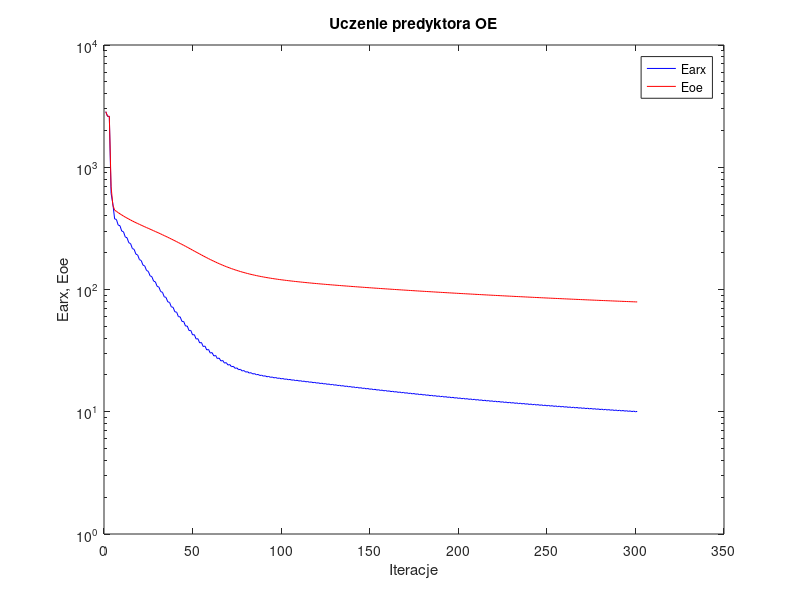
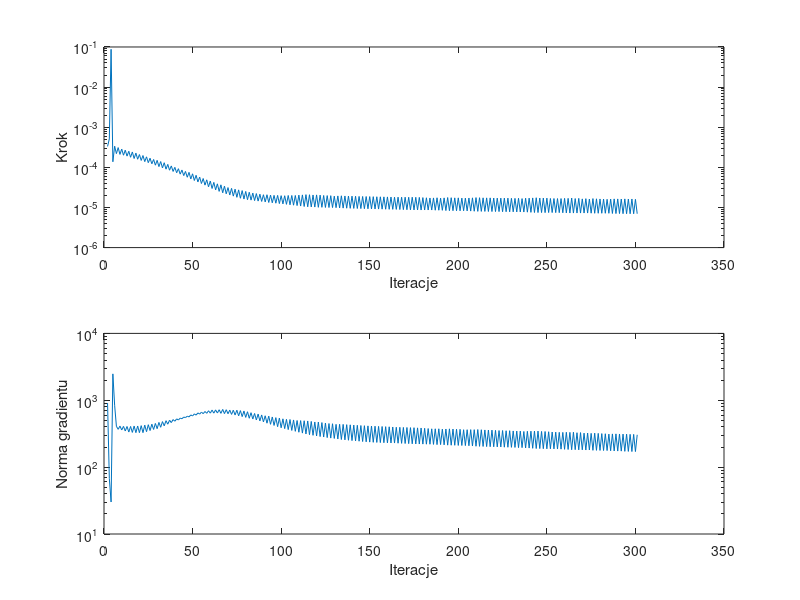

Here is the MATLAB script that generated these plots, in order:
%uczenie predyktora oe
clear all;
n=0; farx(n+1)=2.846415e+003; foe(n+1)=2.851709e+003; wspucz(n+1)=0.000000e+000; ng(n+1)=0.000000e+000;
n=1; farx(n+1)=2.606309e+003; foe(n+1)=2.611247e+003; krok(n+1)=3.325065e-004; ng(n+1)=9.087046e+002;
n=2; farx(n+1)=2.609034e+003; foe(n+1)=2.610491e+003; krok(n+1)=5.104038e-004; ng(n+1)=6.799151e+001;
n=3; farx(n+1)=6.116847e+002; foe(n+1)=6.920558e+002; krok(n+1)=8.764941e-002; ng(n+1)=3.011018e+001;
n=4; farx(n+1)=5.017105e+002; foe(n+1)=4.885818e+002; krok(n+1)=1.377639e-004; ng(n+1)=2.481153e+003;
n=5; farx(n+1)=3.778043e+002; foe(n+1)=4.461557e+002; krok(n+1)=3.365951e-004; ng(n+1)=8.427219e+002;
n=6; farx(n+1)=3.743558e+002; foe(n+1)=4.356618e+002; krok(n+1)=2.197532e-004; ng(n+1)=4.080588e+002;
n=7; farx(n+1)=3.365826e+002; foe(n+1)=4.254706e+002; krok(n+1)=3.106177e-004; ng(n+1)=3.676676e+002;
n=8; farx(n+1)=3.328560e+002; foe(n+1)=4.161290e+002; krok(n+1)=2.102562e-004; ng(n+1)=4.108917e+002;
n=9; farx(n+1)=3.006287e+002; foe(n+1)=4.071715e+002; krok(n+1)=2.852289e-004; ng(n+1)=3.598365e+002;
n=10; farx(n+1)=2.966709e+002; foe(n+1)=3.989456e+002; krok(n+1)=2.007909e-004; ng(n+1)=4.067939e+002;
n=11; farx(n+1)=2.689851e+002; foe(n+1)=3.910245e+002; krok(n+1)=2.676410e-004; ng(n+1)=3.474416e+002;
n=12; farx(n+1)=2.650908e+002; foe(n+1)=3.837330e+002; krok(n+1)=1.906434e-004; ng(n+1)=4.053561e+002;
n=13; farx(n+1)=2.411717e+002; foe(n+1)=3.766883e+002; krok(n+1)=2.516773e-004; ng(n+1)=3.348250e+002;
n=14; farx(n+1)=2.374761e+002; foe(n+1)=3.701524e+002; krok(n+1)=1.784716e-004; ng(n+1)=4.059299e+002;
n=15; farx(n+1)=2.164362e+002; foe(n+1)=3.637665e+002; krok(n+1)=2.419010e-004; ng(n+1)=3.305745e+002;
n=16; farx(n+1)=2.131016e+002; foe(n+1)=3.577986e+002; krok(n+1)=1.662532e-004; ng(n+1)=4.117529e+002;
n=17; farx(n+1)=1.947664e+002; foe(n+1)=3.519450e+002; krok(n+1)=2.266194e-004; ng(n+1)=3.276715e+002;
n=18; farx(n+1)=1.916139e+002; foe(n+1)=3.464588e+002; krok(n+1)=1.592395e-004; ng(n+1)=4.123913e+002;
n=19; farx(n+1)=1.755687e+002; foe(n+1)=3.410722e+002; krok(n+1)=2.084136e-004; ng(n+1)=3.275962e+002;
n=20; farx(n+1)=1.726919e+002; foe(n+1)=3.359329e+002; krok(n+1)=1.486449e-004; ng(n+1)=4.171177e+002;
n=21; farx(n+1)=1.583894e+002; foe(n+1)=3.308315e+002; krok(n+1)=1.969720e-004; ng(n+1)=3.277651e+002;
n=22; farx(n+1)=1.558236e+002; foe(n+1)=3.259435e+002; krok(n+1)=1.389271e-004; ng(n+1)=4.248411e+002;
n=23; farx(n+1)=1.431199e+002; foe(n+1)=3.210711e+002; krok(n+1)=1.828869e-004; ng(n+1)=3.388940e+002;
n=24; farx(n+1)=1.408053e+002; foe(n+1)=3.163840e+002; krok(n+1)=1.308602e-004; ng(n+1)=4.310646e+002;
n=25; farx(n+1)=1.294771e+002; foe(n+1)=3.116922e+002; krok(n+1)=1.688183e-004; ng(n+1)=3.523941e+002;
n=26; farx(n+1)=1.274199e+002; foe(n+1)=3.071523e+002; krok(n+1)=1.228179e-004; ng(n+1)=4.386652e+002;
n=27; farx(n+1)=1.172026e+002; foe(n+1)=3.025893e+002; krok(n+1)=1.571231e-004; ng(n+1)=3.659353e+002;
n=28; farx(n+1)=1.154447e+002; foe(n+1)=2.981452e+002; krok(n+1)=1.133097e-004; ng(n+1)=4.500509e+002;
n=29; farx(n+1)=1.060792e+002; foe(n+1)=2.936467e+002; krok(n+1)=1.494724e-004; ng(n+1)=3.758413e+002;
n=30; farx(n+1)=1.046506e+002; foe(n+1)=2.892513e+002; krok(n+1)=1.043926e-004; ng(n+1)=4.662277e+002;
n=31; farx(n+1)=9.612797e+001; foe(n+1)=2.848166e+002; krok(n+1)=1.395201e-004; ng(n+1)=3.944617e+002;
n=32; farx(n+1)=9.496098e+001; foe(n+1)=2.804674e+002; krok(n+1)=9.677161e-005; ng(n+1)=4.796686e+002;
n=33; farx(n+1)=8.716583e+001; foe(n+1)=2.760818e+002; krok(n+1)=1.304191e-004; ng(n+1)=4.144247e+002;
n=34; farx(n+1)=8.625520e+001; foe(n+1)=2.717590e+002; krok(n+1)=9.012338e-005; ng(n+1)=4.949688e+002;
n=35; farx(n+1)=7.922942e+001; foe(n+1)=2.674394e+002; krok(n+1)=1.185230e-004; ng(n+1)=4.387404e+002;
n=36; farx(n+1)=7.848727e+001; foe(n+1)=2.631718e+002; krok(n+1)=8.489916e-005; ng(n+1)=5.030706e+002;
n=37; farx(n+1)=7.209520e+001; foe(n+1)=2.589110e+002; krok(n+1)=1.085565e-004; ng(n+1)=4.633367e+002;
n=38; farx(n+1)=7.153712e+001; foe(n+1)=2.546797e+002; krok(n+1)=7.907676e-005; ng(n+1)=5.146034e+002;
n=39; farx(n+1)=6.570120e+001; foe(n+1)=2.504658e+002; krok(n+1)=9.998579e-005; ng(n+1)=4.859859e+002;
n=40; farx(n+1)=6.531046e+001; foe(n+1)=2.462739e+002; krok(n+1)=7.338792e-005; ng(n+1)=5.262518e+002;
n=41; farx(n+1)=5.995898e+001; foe(n+1)=2.421095e+002; krok(n+1)=9.257470e-005; ng(n+1)=5.078015e+002;
n=42; farx(n+1)=5.973039e+001; foe(n+1)=2.379589e+002; krok(n+1)=6.775097e-005; ng(n+1)=5.402892e+002;
n=43; farx(n+1)=5.482096e+001; foe(n+1)=2.338564e+002; krok(n+1)=8.570899e-005; ng(n+1)=5.294455e+002;
n=44; farx(n+1)=5.473728e+001; foe(n+1)=2.297594e+002; krok(n+1)=6.235827e-005; ng(n+1)=5.594908e+002;
n=45; farx(n+1)=5.024711e+001; foe(n+1)=2.257362e+002; krok(n+1)=7.907676e-005; ng(n+1)=5.508346e+002;
n=46; farx(n+1)=5.027371e+001; foe(n+1)=2.217158e+002; krok(n+1)=5.665485e-005; ng(n+1)=5.777745e+002;
n=47; farx(n+1)=4.612291e+001; foe(n+1)=2.177539e+002; krok(n+1)=7.502023e-005; ng(n+1)=5.642425e+002;
n=48; farx(n+1)=4.627530e+001; foe(n+1)=2.138054e+002; krok(n+1)=5.135020e-005; ng(n+1)=6.033637e+002;
n=49; farx(n+1)=4.251146e+001; foe(n+1)=2.099580e+002; krok(n+1)=6.905895e-005; ng(n+1)=5.821698e+002;
n=50; farx(n+1)=4.273113e+001; foe(n+1)=2.061400e+002; krok(n+1)=4.702476e-005; ng(n+1)=6.259093e+002;
n=51; farx(n+1)=3.933309e+001; foe(n+1)=2.024366e+002; krok(n+1)=6.336792e-005; ng(n+1)=5.996386e+002;
n=52; farx(n+1)=3.960802e+001; foe(n+1)=1.987733e+002; krok(n+1)=4.334515e-005; ng(n+1)=6.474658e+002;
n=53; farx(n+1)=3.656841e+001; foe(n+1)=1.952616e+002; krok(n+1)=5.720244e-005; ng(n+1)=6.206037e+002;
n=54; farx(n+1)=3.686470e+001; foe(n+1)=1.917821e+002; krok(n+1)=3.953838e-005; ng(n+1)=6.641061e+002;
n=55; farx(n+1)=3.414846e+001; foe(n+1)=1.884386e+002; krok(n+1)=5.270595e-005; ng(n+1)=6.306626e+002;
n=56; farx(n+1)=3.445527e+001; foe(n+1)=1.851589e+002; krok(n+1)=3.605868e-005; ng(n+1)=6.793107e+002;
n=57; farx(n+1)=3.202707e+001; foe(n+1)=1.819993e+002; krok(n+1)=4.888219e-005; ng(n+1)=6.382258e+002;
n=58; farx(n+1)=3.234210e+001; foe(n+1)=1.789204e+002; krok(n+1)=3.273007e-005; ng(n+1)=6.971643e+002;
n=59; farx(n+1)=3.017920e+001; foe(n+1)=1.759505e+002; krok(n+1)=4.554340e-005; ng(n+1)=6.418325e+002;
n=60; farx(n+1)=3.049322e+001; foe(n+1)=1.730792e+002; krok(n+1)=2.972480e-005; ng(n+1)=7.129873e+002;
n=61; farx(n+1)=2.858857e+001; foe(n+1)=1.703020e+002; krok(n+1)=4.220457e-005; ng(n+1)=6.418619e+002;
n=62; farx(n+1)=2.888821e+001; foe(n+1)=1.676568e+002; krok(n+1)=2.745808e-005; ng(n+1)=7.181457e+002;
n=63; farx(n+1)=2.721494e+001; foe(n+1)=1.650930e+002; krok(n+1)=3.882721e-005; ng(n+1)=6.441707e+002;
n=64; farx(n+1)=2.749415e+001; foe(n+1)=1.626652e+002; krok(n+1)=2.519594e-005; ng(n+1)=7.214880e+002;
n=65; farx(n+1)=2.601300e+001; foe(n+1)=1.602857e+002; krok(n+1)=3.669396e-005; ng(n+1)=6.373169e+002;
n=66; farx(n+1)=2.628207e+001; foe(n+1)=1.580538e+002; krok(n+1)=2.322634e-005; ng(n+1)=7.295715e+002;
n=67; farx(n+1)=2.498929e+001; foe(n+1)=1.558665e+002; krok(n+1)=3.400119e-005; ng(n+1)=6.318645e+002;
n=68; farx(n+1)=2.523739e+001; foe(n+1)=1.538400e+002; krok(n+1)=2.190752e-005; ng(n+1)=7.221357e+002;
n=69; farx(n+1)=2.410788e+001; foe(n+1)=1.518469e+002; krok(n+1)=3.131976e-005; ng(n+1)=6.287271e+002;
n=70; farx(n+1)=2.433140e+001; foe(n+1)=1.500083e+002; krok(n+1)=2.047978e-005; ng(n+1)=7.123406e+002;
n=71; farx(n+1)=2.333149e+001; foe(n+1)=1.481720e+002; krok(n+1)=2.993183e-005; ng(n+1)=6.148120e+002;
n=72; farx(n+1)=2.354301e+001; foe(n+1)=1.464937e+002; krok(n+1)=1.918810e-005; ng(n+1)=7.106411e+002;
n=73; farx(n+1)=2.265372e+001; foe(n+1)=1.448126e+002; krok(n+1)=2.860122e-005; ng(n+1)=6.024926e+002;
n=74; farx(n+1)=2.285414e+001; foe(n+1)=1.432780e+002; krok(n+1)=1.791657e-005; ng(n+1)=7.098226e+002;
n=75; farx(n+1)=2.206632e+001; foe(n+1)=1.417328e+002; krok(n+1)=2.745808e-005; ng(n+1)=5.854812e+002;
n=76; farx(n+1)=2.225333e+001; foe(n+1)=1.403372e+002; krok(n+1)=1.697768e-005; ng(n+1)=7.003564e+002;
n=77; farx(n+1)=2.155257e+001; foe(n+1)=1.389229e+002; krok(n+1)=2.635297e-005; ng(n+1)=5.695447e+002;
n=78; farx(n+1)=2.172910e+001; foe(n+1)=1.376522e+002; krok(n+1)=1.621284e-005; ng(n+1)=6.902779e+002;
n=79; farx(n+1)=2.110668e+001; foe(n+1)=1.363620e+002; krok(n+1)=2.511150e-005; ng(n+1)=5.545118e+002;
n=80; farx(n+1)=2.127083e+001; foe(n+1)=1.352088e+002; krok(n+1)=1.561223e-005; ng(n+1)=6.735341e+002;
n=81; farx(n+1)=2.071768e+001; foe(n+1)=1.340301e+002; krok(n+1)=2.394830e-005; ng(n+1)=5.380807e+002;
n=82; farx(n+1)=2.087049e+001; foe(n+1)=1.329852e+002; krok(n+1)=1.526516e-005; ng(n+1)=6.519154e+002;
n=83; farx(n+1)=2.037335e+001; foe(n+1)=1.319127e+002; krok(n+1)=2.286087e-005; ng(n+1)=5.242507e+002;
n=84; farx(n+1)=2.051737e+001; foe(n+1)=1.309605e+002; krok(n+1)=1.484032e-005; ng(n+1)=6.345403e+002;
n=85; farx(n+1)=2.006552e+001; foe(n+1)=1.299792e+002; krok(n+1)=2.219138e-005; ng(n+1)=5.075167e+002;
n=86; farx(n+1)=2.020418e+001; foe(n+1)=1.291069e+002; krok(n+1)=1.442554e-005; ng(n+1)=6.216753e+002;
n=87; farx(n+1)=1.979328e+001; foe(n+1)=1.282090e+002; krok(n+1)=2.142725e-005; ng(n+1)=4.912462e+002;
n=88; farx(n+1)=1.992508e+001; foe(n+1)=1.274112e+002; krok(n+1)=1.414532e-005; ng(n+1)=6.034652e+002;
n=89; farx(n+1)=1.954853e+001; foe(n+1)=1.265880e+002; krok(n+1)=2.077412e-005; ng(n+1)=4.749697e+002;
n=90; farx(n+1)=1.967271e+001; foe(n+1)=1.258561e+002; krok(n+1)=1.373458e-005; ng(n+1)=5.862923e+002;
n=91; farx(n+1)=1.932177e+001; foe(n+1)=1.250942e+002; krok(n+1)=2.077412e-005; ng(n+1)=4.541363e+002;
n=92; farx(n+1)=1.944415e+001; foe(n+1)=1.244157e+002; krok(n+1)=1.331856e-005; ng(n+1)=5.794276e+002;
n=93; farx(n+1)=1.911852e+001; foe(n+1)=1.237132e+002; krok(n+1)=2.031935e-005; ng(n+1)=4.370353e+002;
n=94; farx(n+1)=1.923554e+001; foe(n+1)=1.230877e+002; krok(n+1)=1.308609e-005; ng(n+1)=5.626696e+002;
n=95; farx(n+1)=1.892997e+001; foe(n+1)=1.224378e+002; krok(n+1)=2.003236e-005; ng(n+1)=4.201363e+002;
n=96; farx(n+1)=1.904277e+001; foe(n+1)=1.218576e+002; krok(n+1)=1.277945e-005; ng(n+1)=5.498216e+002;
n=97; farx(n+1)=1.875272e+001; foe(n+1)=1.212529e+002; krok(n+1)=1.999909e-005; ng(n+1)=4.024298e+002;
n=98; farx(n+1)=1.886360e+001; foe(n+1)=1.207110e+002; krok(n+1)=1.249822e-005; ng(n+1)=5.413237e+002;
n=99; farx(n+1)=1.858832e+001; foe(n+1)=1.201487e+002; krok(n+1)=1.969916e-005; ng(n+1)=3.877990e+002;
n=100; farx(n+1)=1.869523e+001; foe(n+1)=1.196435e+002; krok(n+1)=1.229246e-005; ng(n+1)=5.276624e+002;
n=101; farx(n+1)=1.843101e+001; foe(n+1)=1.191175e+002; krok(n+1)=1.961815e-005; ng(n+1)=3.765572e+002;
n=102; farx(n+1)=1.853474e+001; foe(n+1)=1.186429e+002; krok(n+1)=1.197415e-005; ng(n+1)=5.184267e+002;
n=103; farx(n+1)=1.827771e+001; foe(n+1)=1.181463e+002; krok(n+1)=1.990494e-005; ng(n+1)=3.644590e+002;
n=104; farx(n+1)=1.838091e+001; foe(n+1)=1.176956e+002; krok(n+1)=1.165597e-005; ng(n+1)=5.152902e+002;
n=105; farx(n+1)=1.813108e+001; foe(n+1)=1.172273e+002; krok(n+1)=1.990494e-005; ng(n+1)=3.539296e+002;
n=106; farx(n+1)=1.823204e+001; foe(n+1)=1.168002e+002; krok(n+1)=1.139931e-005; ng(n+1)=5.076632e+002;
n=107; farx(n+1)=1.798906e+001; foe(n+1)=1.163554e+002; krok(n+1)=1.991107e-005; ng(n+1)=3.433381e+002;
n=108; farx(n+1)=1.808683e+001; foe(n+1)=1.159503e+002; krok(n+1)=1.115447e-005; ng(n+1)=4.980556e+002;
n=109; farx(n+1)=1.784655e+001; foe(n+1)=1.155240e+002; krok(n+1)=2.031518e-005; ng(n+1)=3.325624e+002;
n=110; farx(n+1)=1.794407e+001; foe(n+1)=1.151342e+002; krok(n+1)=1.085468e-005; ng(n+1)=4.966869e+002;
n=111; farx(n+1)=1.770601e+001; foe(n+1)=1.147254e+002; krok(n+1)=2.058283e-005; ng(n+1)=3.229176e+002;
n=112; farx(n+1)=1.780271e+001; foe(n+1)=1.143495e+002; krok(n+1)=1.057446e-005; ng(n+1)=4.940746e+002;
n=113; farx(n+1)=1.756658e+001; foe(n+1)=1.139546e+002; krok(n+1)=2.088415e-005; ng(n+1)=3.133843e+002;
n=114; farx(n+1)=1.766292e+001; foe(n+1)=1.135916e+002; krok(n+1)=1.039083e-005; ng(n+1)=4.904852e+002;
n=115; farx(n+1)=1.743005e+001; foe(n+1)=1.132123e+002; krok(n+1)=2.078166e-005; ng(n+1)=3.055552e+002;
n=116; farx(n+1)=1.752518e+001; foe(n+1)=1.128636e+002; krok(n+1)=1.031835e-005; ng(n+1)=4.823562e+002;
n=117; farx(n+1)=1.729568e+001; foe(n+1)=1.125004e+002; krok(n+1)=2.047978e-005; ng(n+1)=2.990123e+002;
n=118; farx(n+1)=1.738901e+001; foe(n+1)=1.121651e+002; krok(n+1)=1.023989e-005; ng(n+1)=4.733230e+002;
n=119; farx(n+1)=1.715941e+001; foe(n+1)=1.118144e+002; krok(n+1)=2.058283e-005; ng(n+1)=2.923962e+002;
n=120; farx(n+1)=1.725354e+001; foe(n+1)=1.114868e+002; krok(n+1)=1.009346e-005; ng(n+1)=4.722725e+002;
n=121; farx(n+1)=1.702682e+001; foe(n+1)=1.111481e+002; krok(n+1)=2.031518e-005; ng(n+1)=2.865379e+002;
n=122; farx(n+1)=1.712002e+001; foe(n+1)=1.108319e+002; krok(n+1)=1.009346e-005; ng(n+1)=4.637586e+002;
n=123; farx(n+1)=1.689583e+001; foe(n+1)=1.105063e+002; krok(n+1)=1.990494e-005; ng(n+1)=2.819920e+002;
n=124; farx(n+1)=1.698755e+001; foe(n+1)=1.102001e+002; krok(n+1)=1.001618e-005; ng(n+1)=4.560942e+002;
n=125; farx(n+1)=1.676572e+001; foe(n+1)=1.098824e+002; krok(n+1)=1.977673e-005; ng(n+1)=2.764084e+002;
n=126; farx(n+1)=1.685644e+001; foe(n+1)=1.095851e+002; krok(n+1)=9.975945e-006; ng(n+1)=4.488918e+002;
n=127; farx(n+1)=1.663539e+001; foe(n+1)=1.092761e+002; krok(n+1)=1.967248e-005; ng(n+1)=2.718304e+002;
n=128; farx(n+1)=1.672689e+001; foe(n+1)=1.089853e+002; krok(n+1)=9.952471e-006; ng(n+1)=4.455285e+002;
n=129; farx(n+1)=1.650923e+001; foe(n+1)=1.086870e+002; krok(n+1)=1.912864e-005; ng(n+1)=2.686459e+002;
n=130; farx(n+1)=1.659837e+001; foe(n+1)=1.084053e+002; krok(n+1)=9.888364e-006; ng(n+1)=4.362075e+002;
n=131; farx(n+1)=1.637978e+001; foe(n+1)=1.081109e+002; krok(n+1)=1.941361e-005; ng(n+1)=2.635152e+002;
n=132; farx(n+1)=1.646994e+001; foe(n+1)=1.078325e+002; krok(n+1)=9.716744e-006; ng(n+1)=4.372213e+002;
n=133; farx(n+1)=1.625152e+001; foe(n+1)=1.075423e+002; krok(n+1)=1.954543e-005; ng(n+1)=2.589305e+002;
n=134; farx(n+1)=1.634256e+001; foe(n+1)=1.072682e+002; krok(n+1)=9.645404e-006; ng(n+1)=4.356800e+002;
n=135; farx(n+1)=1.612549e+001; foe(n+1)=1.069849e+002; krok(n+1)=1.934974e-005; ng(n+1)=2.557528e+002;
n=136; farx(n+1)=1.621642e+001; foe(n+1)=1.067162e+002; krok(n+1)=9.584848e-006; ng(n+1)=4.317577e+002;
n=137; farx(n+1)=1.600018e+001; foe(n+1)=1.064382e+002; krok(n+1)=1.929081e-005; ng(n+1)=2.523857e+002;
n=138; farx(n+1)=1.609149e+001; foe(n+1)=1.061739e+002; krok(n+1)=9.520265e-006; ng(n+1)=4.291833e+002;
n=139; farx(n+1)=1.587665e+001; foe(n+1)=1.059014e+002; krok(n+1)=1.915690e-005; ng(n+1)=2.493742e+002;
n=140; farx(n+1)=1.596805e+001; foe(n+1)=1.056419e+002; krok(n+1)=9.477328e-006; ng(n+1)=4.255300e+002;
n=141; farx(n+1)=1.575441e+001; foe(n+1)=1.053746e+002; krok(n+1)=1.903096e-005; ng(n+1)=2.466489e+002;
n=142; farx(n+1)=1.584612e+001; foe(n+1)=1.051195e+002; krok(n+1)=9.433029e-006; ng(n+1)=4.225505e+002;
n=143; farx(n+1)=1.563403e+001; foe(n+1)=1.048573e+002; krok(n+1)=1.886606e-005; ng(n+1)=2.441565e+002;
n=144; farx(n+1)=1.572569e+001; foe(n+1)=1.046067e+002; krok(n+1)=9.386788e-006; ng(n+1)=4.189211e+002;
n=145; farx(n+1)=1.551468e+001; foe(n+1)=1.043488e+002; krok(n+1)=1.879985e-005; ng(n+1)=2.415792e+002;
n=146; farx(n+1)=1.560664e+001; foe(n+1)=1.041019e+002; krok(n+1)=9.328187e-006; ng(n+1)=4.165407e+002;
n=147; farx(n+1)=1.539682e+001; foe(n+1)=1.038481e+002; krok(n+1)=1.873112e-005; ng(n+1)=2.391334e+002;
n=148; farx(n+1)=1.548903e+001; foe(n+1)=1.036049e+002; krok(n+1)=9.272806e-006; ng(n+1)=4.140674e+002;
n=149; farx(n+1)=1.528028e+001; foe(n+1)=1.033548e+002; krok(n+1)=1.868136e-005; ng(n+1)=2.368037e+002;
n=150; farx(n+1)=1.537288e+001; foe(n+1)=1.031150e+002; krok(n+1)=9.217968e-006; ng(n+1)=4.120060e+002;
n=151; farx(n+1)=1.516547e+001; foe(n+1)=1.028688e+002; krok(n+1)=1.859953e-005; ng(n+1)=2.350819e+002;
n=152; farx(n+1)=1.525833e+001; foe(n+1)=1.026325e+002; krok(n+1)=9.177209e-006; ng(n+1)=4.094386e+002;
n=153; farx(n+1)=1.505223e+001; foe(n+1)=1.023902e+002; krok(n+1)=1.850362e-005; ng(n+1)=2.340929e+002;
n=154; farx(n+1)=1.514531e+001; foe(n+1)=1.021574e+002; krok(n+1)=9.128990e-006; ng(n+1)=4.070752e+002;
n=155; farx(n+1)=1.494038e+001; foe(n+1)=1.019185e+002; krok(n+1)=1.845197e-005; ng(n+1)=2.329373e+002;
n=156; farx(n+1)=1.503382e+001; foe(n+1)=1.016888e+002; krok(n+1)=9.081248e-006; ng(n+1)=4.051183e+002;
n=157; farx(n+1)=1.483021e+001; foe(n+1)=1.014535e+002; krok(n+1)=1.837798e-005; ng(n+1)=2.318747e+002;
n=158; farx(n+1)=1.492387e+001; foe(n+1)=1.012269e+002; krok(n+1)=9.034834e-006; ng(n+1)=4.029252e+002;
n=159; farx(n+1)=1.472145e+001; foe(n+1)=1.009948e+002; krok(n+1)=1.833197e-005; ng(n+1)=2.307432e+002;
n=160; farx(n+1)=1.481555e+001; foe(n+1)=1.007711e+002; krok(n+1)=8.997287e-006; ng(n+1)=4.011055e+002;
n=161; farx(n+1)=1.461481e+001; foe(n+1)=1.005427e+002; krok(n+1)=1.819728e-005; ng(n+1)=2.299100e+002;
n=162; farx(n+1)=1.470906e+001; foe(n+1)=1.003225e+002; krok(n+1)=8.980339e-006; ng(n+1)=3.982311e+002;
n=163; farx(n+1)=1.451027e+001; foe(n+1)=1.000980e+002; krok(n+1)=1.801245e-005; ng(n+1)=2.292593e+002;
n=164; farx(n+1)=1.460414e+001; foe(n+1)=9.988132e+001; krok(n+1)=8.943311e-006; ng(n+1)=3.947792e+002;
n=165; farx(n+1)=1.440601e+001; foe(n+1)=9.965933e+001; krok(n+1)=1.806265e-005; ng(n+1)=2.279125e+002;
n=166; farx(n+1)=1.450056e+001; foe(n+1)=9.944474e+001; krok(n+1)=8.883311e-006; ng(n+1)=3.943486e+002;
n=167; farx(n+1)=1.430374e+001; foe(n+1)=9.922567e+001; krok(n+1)=1.801245e-005; ng(n+1)=2.268391e+002;
n=168; farx(n+1)=1.439839e+001; foe(n+1)=9.901381e+001; krok(n+1)=8.833238e-006; ng(n+1)=3.924897e+002;
n=169; farx(n+1)=1.420253e+001; foe(n+1)=9.879722e+001; krok(n+1)=1.802934e-005; ng(n+1)=2.255798e+002;
n=170; farx(n+1)=1.429766e+001; foe(n+1)=9.858764e+001; krok(n+1)=8.786087e-006; ng(n+1)=3.914918e+002;
n=171; farx(n+1)=1.410306e+001; foe(n+1)=9.837401e+001; krok(n+1)=1.797165e-005; ng(n+1)=2.246169e+002;
n=172; farx(n+1)=1.419830e+001; foe(n+1)=9.816700e+001; krok(n+1)=8.736906e-006; ng(n+1)=3.897996e+002;
n=173; farx(n+1)=1.400462e+001; foe(n+1)=9.795576e+001; krok(n+1)=1.799457e-005; ng(n+1)=2.233862e+002;
n=174; farx(n+1)=1.410031e+001; foe(n+1)=9.775086e+001; krok(n+1)=8.686387e-006; ng(n+1)=3.889656e+002;
n=175; farx(n+1)=1.390825e+001; foe(n+1)=9.754228e+001; krok(n+1)=1.792006e-005; ng(n+1)=2.223437e+002;
n=176; farx(n+1)=1.400398e+001; foe(n+1)=9.734025e+001; krok(n+1)=8.667355e-006; ng(n+1)=3.865180e+002;
n=177; farx(n+1)=1.381323e+001; foe(n+1)=9.713487e+001; krok(n+1)=1.782680e-005; ng(n+1)=2.216264e+002;
n=178; farx(n+1)=1.390930e+001; foe(n+1)=9.693530e+001; krok(n+1)=8.648025e-006; ng(n+1)=3.848268e+002;
n=179; farx(n+1)=1.372075e+001; foe(n+1)=9.673337e+001; krok(n+1)=1.761549e-005; ng(n+1)=2.210967e+002;
n=180; farx(n+1)=1.381640e+001; foe(n+1)=9.653721e+001; krok(n+1)=8.648025e-006; ng(n+1)=3.810281e+002;
n=181; farx(n+1)=1.362993e+001; foe(n+1)=9.633839e+001; krok(n+1)=1.744002e-005; ng(n+1)=2.204413e+002;
n=182; farx(n+1)=1.372536e+001; foe(n+1)=9.614544e+001; krok(n+1)=8.657728e-006; ng(n+1)=3.775480e+002;
n=183; farx(n+1)=1.354091e+001; foe(n+1)=9.595017e+001; krok(n+1)=1.722049e-005; ng(n+1)=2.200925e+002;
n=184; farx(n+1)=1.363569e+001; foe(n+1)=9.576035e+001; krok(n+1)=8.632369e-006; ng(n+1)=3.740944e+002;
n=185; farx(n+1)=1.345174e+001; foe(n+1)=9.556702e+001; krok(n+1)=1.729605e-005; ng(n+1)=2.188610e+002;
n=186; farx(n+1)=1.354682e+001; foe(n+1)=9.537861e+001; krok(n+1)=8.546025e-006; ng(n+1)=3.743523e+002;
n=187; farx(n+1)=1.336351e+001; foe(n+1)=9.518638e+001; krok(n+1)=1.744002e-005; ng(n+1)=2.171680e+002;
n=188; farx(n+1)=1.345974e+001; foe(n+1)=9.499943e+001; krok(n+1)=8.539569e-006; ng(n+1)=3.744301e+002;
n=189; farx(n+1)=1.327892e+001; foe(n+1)=9.481155e+001; krok(n+1)=1.707914e-005; ng(n+1)=2.173905e+002;
n=190; farx(n+1)=1.337367e+001; foe(n+1)=9.462818e+001; krok(n+1)=8.500298e-006; ng(n+1)=3.697648e+002;
n=191; farx(n+1)=1.319282e+001; foe(n+1)=9.444089e+001; krok(n+1)=1.733471e-005; ng(n+1)=2.154473e+002;
n=192; farx(n+1)=1.328803e+001; foe(n+1)=9.425819e+001; krok(n+1)=8.379583e-006; ng(n+1)=3.714794e+002;
n=193; farx(n+1)=1.310691e+001; foe(n+1)=9.407089e+001; krok(n+1)=1.766648e-005; ng(n+1)=2.132560e+002;
n=194; farx(n+1)=1.320352e+001; foe(n+1)=9.388856e+001; krok(n+1)=8.318815e-006; ng(n+1)=3.737314e+002;
n=195; farx(n+1)=1.302419e+001; foe(n+1)=9.370416e+001; krok(n+1)=1.751338e-005; ng(n+1)=2.126621e+002;
n=196; farx(n+1)=1.312059e+001; foe(n+1)=9.352450e+001; krok(n+1)=8.316918e-006; ng(n+1)=3.709707e+002;
n=197; farx(n+1)=1.294279e+001; foe(n+1)=9.334313e+001; krok(n+1)=1.736589e-005; ng(n+1)=2.121861e+002;
n=198; farx(n+1)=1.303887e+001; foe(n+1)=9.316586e+001; krok(n+1)=8.287718e-006; ng(n+1)=3.687474e+002;
n=199; farx(n+1)=1.286214e+001; foe(n+1)=9.298646e+001; krok(n+1)=1.736589e-005; ng(n+1)=2.111553e+002;
n=200; farx(n+1)=1.295857e+001; foe(n+1)=9.281100e+001; krok(n+1)=8.269595e-006; ng(n+1)=3.677360e+002;
n=201; farx(n+1)=1.278454e+001; foe(n+1)=9.263457e+001; krok(n+1)=1.709205e-005; ng(n+1)=2.107244e+002;
n=202; farx(n+1)=1.287989e+001; foe(n+1)=9.246267e+001; krok(n+1)=8.287718e-006; ng(n+1)=3.627360e+002;
n=203; farx(n+1)=1.270637e+001; foe(n+1)=9.228880e+001; krok(n+1)=1.707914e-005; ng(n+1)=2.101010e+002;
n=204; farx(n+1)=1.280200e+001; foe(n+1)=9.211810e+001; krok(n+1)=8.223627e-006; ng(n+1)=3.629327e+002;
n=205; farx(n+1)=1.262880e+001; foe(n+1)=9.194565e+001; krok(n+1)=1.720017e-005; ng(n+1)=2.088369e+002;
n=206; farx(n+1)=1.272457e+001; foe(n+1)=9.177587e+001; krok(n+1)=8.129247e-006; ng(n+1)=3.637291e+002;
n=207; farx(n+1)=1.255233e+001; foe(n+1)=9.160367e+001; krok(n+1)=1.737277e-005; ng(n+1)=2.069511e+002;
n=208; farx(n+1)=1.264790e+001; foe(n+1)=9.143540e+001; krok(n+1)=8.058704e-006; ng(n+1)=3.631767e+002;
n=209; farx(n+1)=1.247563e+001; foe(n+1)=9.126377e+001; krok(n+1)=1.761549e-005; ng(n+1)=2.052857e+002;
n=210; farx(n+1)=1.257216e+001; foe(n+1)=9.109594e+001; krok(n+1)=8.001301e-006; ng(n+1)=3.648795e+002;
n=211; farx(n+1)=1.240152e+001; foe(n+1)=9.092655e+001; krok(n+1)=1.751338e-005; ng(n+1)=2.045215e+002;
n=212; farx(n+1)=1.249772e+001; foe(n+1)=9.076103e+001; krok(n+1)=7.989188e-006; ng(n+1)=3.625047e+002;
n=213; farx(n+1)=1.232882e+001; foe(n+1)=9.059401e+001; krok(n+1)=1.738167e-005; ng(n+1)=2.038517e+002;
n=214; farx(n+1)=1.242451e+001; foe(n+1)=9.043089e+001; krok(n+1)=7.975059e-006; ng(n+1)=3.598286e+002;
n=215; farx(n+1)=1.225673e+001; foe(n+1)=9.026592e+001; krok(n+1)=1.734391e-005; ng(n+1)=2.030441e+002;
n=216; farx(n+1)=1.235230e+001; foe(n+1)=9.010450e+001; krok(n+1)=7.940086e-006; ng(n+1)=3.586502e+002;
n=217; farx(n+1)=1.218556e+001; foe(n+1)=8.994127e+001; krok(n+1)=1.734391e-005; ng(n+1)=2.020878e+002;
n=218; farx(n+1)=1.228124e+001; foe(n+1)=8.978143e+001; krok(n+1)=7.918258e-006; ng(n+1)=3.576856e+002;
n=219; farx(n+1)=1.211632e+001; foe(n+1)=8.962059e+001; krok(n+1)=1.718695e-005; ng(n+1)=2.015148e+002;
n=220; farx(n+1)=1.221139e+001; foe(n+1)=8.946319e+001; krok(n+1)=7.909320e-006; ng(n+1)=3.547839e+002;
n=221; farx(n+1)=1.204802e+001; foe(n+1)=8.930436e+001; krok(n+1)=1.709205e-005; ng(n+1)=2.007630e+002;
n=222; farx(n+1)=1.214277e+001; foe(n+1)=8.914907e+001; krok(n+1)=7.901973e-006; ng(n+1)=3.525036e+002;
n=223; farx(n+1)=1.197987e+001; foe(n+1)=8.899255e+001; krok(n+1)=1.707914e-005; ng(n+1)=2.002030e+002;
n=224; farx(n+1)=1.207466e+001; foe(n+1)=8.883823e+001; krok(n+1)=7.835092e-006; ng(n+1)=3.527753e+002;
n=225; farx(n+1)=1.191352e+001; foe(n+1)=8.868248e+001; krok(n+1)=1.709205e-005; ng(n+1)=1.987946e+002;
n=226; farx(n+1)=1.200791e+001; foe(n+1)=8.853036e+001; krok(n+1)=7.835092e-006; ng(n+1)=3.501951e+002;
n=227; farx(n+1)=1.184706e+001; foe(n+1)=8.837703e+001; krok(n+1)=1.707914e-005; ng(n+1)=1.983372e+002;
n=228; farx(n+1)=1.194197e+001; foe(n+1)=8.822569e+001; krok(n+1)=7.794783e-006; ng(n+1)=3.508485e+002;
n=229; farx(n+1)=1.178297e+001; foe(n+1)=8.807440e+001; krok(n+1)=1.693219e-005; ng(n+1)=1.976859e+002;
n=230; farx(n+1)=1.187722e+001; foe(n+1)=8.792543e+001; krok(n+1)=7.794783e-006; ng(n+1)=3.477634e+002;
n=231; farx(n+1)=1.171943e+001; foe(n+1)=8.777622e+001; krok(n+1)=1.684728e-005; ng(n+1)=1.970894e+002;
n=232; farx(n+1)=1.181307e+001; foe(n+1)=8.762893e+001; krok(n+1)=7.745883e-006; ng(n+1)=3.462302e+002;
n=233; farx(n+1)=1.165618e+001; foe(n+1)=8.748031e+001; krok(n+1)=1.696382e-005; ng(n+1)=1.956535e+002;
n=234; farx(n+1)=1.175029e+001; foe(n+1)=8.733426e+001; krok(n+1)=7.746296e-006; ng(n+1)=3.457073e+002;
n=235; farx(n+1)=1.159562e+001; foe(n+1)=8.718877e+001; krok(n+1)=1.663384e-005; ng(n+1)=1.957138e+002;
n=236; farx(n+1)=1.168787e+001; foe(n+1)=8.704552e+001; krok(n+1)=7.698578e-006; ng(n+1)=3.414272e+002;
n=237; farx(n+1)=1.153312e+001; foe(n+1)=8.689938e+001; krok(n+1)=1.700060e-005; ng(n+1)=1.936007e+002;
n=238; farx(n+1)=1.162623e+001; foe(n+1)=8.675621e+001; krok(n+1)=7.640629e-006; ng(n+1)=3.435391e+002;
n=239; farx(n+1)=1.147154e+001; foe(n+1)=8.661179e+001; krok(n+1)=1.707914e-005; ng(n+1)=1.928495e+002;
n=240; farx(n+1)=1.156484e+001; foe(n+1)=8.646902e+001; krok(n+1)=7.559984e-006; ng(n+1)=3.448533e+002;
n=241; farx(n+1)=1.141050e+001; foe(n+1)=8.632482e+001; krok(n+1)=1.729605e-005; ng(n+1)=1.912951e+002;
n=242; farx(n+1)=1.150386e+001; foe(n+1)=8.618262e+001; krok(n+1)=7.488082e-006; ng(n+1)=3.457050e+002;
n=243; farx(n+1)=1.135012e+001; foe(n+1)=8.603874e+001; krok(n+1)=1.747381e-005; ng(n+1)=1.898222e+002;
n=244; farx(n+1)=1.144399e+001; foe(n+1)=8.589738e+001; krok(n+1)=7.471755e-006; ng(n+1)=3.459285e+002;
n=245; farx(n+1)=1.129243e+001; foe(n+1)=8.575621e+001; krok(n+1)=1.718695e-005; ng(n+1)=1.896141e+002;
n=246; farx(n+1)=1.138511e+001; foe(n+1)=8.561755e+001; krok(n+1)=7.470954e-006; ng(n+1)=3.418352e+002;
n=247; farx(n+1)=1.123451e+001; foe(n+1)=8.547781e+001; krok(n+1)=1.718695e-005; ng(n+1)=1.887653e+002;
n=248; farx(n+1)=1.132700e+001; foe(n+1)=8.534043e+001; krok(n+1)=7.440373e-006; ng(n+1)=3.409682e+002;
n=249; farx(n+1)=1.117814e+001; foe(n+1)=8.520212e+001; krok(n+1)=1.709205e-005; ng(n+1)=1.879239e+002;
n=250; farx(n+1)=1.127039e+001; foe(n+1)=8.506683e+001; krok(n+1)=7.471755e-006; ng(n+1)=3.381286e+002;
n=251; farx(n+1)=1.112328e+001; foe(n+1)=8.493186e+001; krok(n+1)=1.675717e-005; ng(n+1)=1.881798e+002;
n=252; farx(n+1)=1.121463e+001; foe(n+1)=8.479883e+001; krok(n+1)=7.470954e-006; ng(n+1)=3.348321e+002;
n=253; farx(n+1)=1.106854e+001; foe(n+1)=8.466544e+001; krok(n+1)=1.671517e-005; ng(n+1)=1.874897e+002;
n=254; farx(n+1)=1.115955e+001; foe(n+1)=8.453374e+001; krok(n+1)=7.440373e-006; ng(n+1)=3.336863e+002;
n=255; farx(n+1)=1.101494e+001; foe(n+1)=8.440152e+001; krok(n+1)=1.666649e-005; ng(n+1)=1.865736e+002;
n=256; farx(n+1)=1.110532e+001; foe(n+1)=8.427158e+001; krok(n+1)=7.426417e-006; ng(n+1)=3.314423e+002;
n=257; farx(n+1)=1.096152e+001; foe(n+1)=8.414075e+001; krok(n+1)=1.666809e-005; ng(n+1)=1.858024e+002;
n=258; farx(n+1)=1.105159e+001; foe(n+1)=8.401189e+001; krok(n+1)=7.381362e-006; ng(n+1)=3.308418e+002;
n=259; farx(n+1)=1.090783e+001; foe(n+1)=8.388176e+001; krok(n+1)=1.684728e-005; ng(n+1)=1.846524e+002;
n=260; farx(n+1)=1.099831e+001; foe(n+1)=8.375311e+001; krok(n+1)=7.323089e-006; ng(n+1)=3.323405e+002;
n=261; farx(n+1)=1.085568e+001; foe(n+1)=8.362396e+001; krok(n+1)=1.685899e-005; ng(n+1)=1.836667e+002;
n=262; farx(n+1)=1.094534e+001; foe(n+1)=8.349668e+001; krok(n+1)=7.265431e-006; ng(n+1)=3.309948e+002;
n=263; farx(n+1)=1.080255e+001; foe(n+1)=8.336723e+001; krok(n+1)=1.718695e-005; ng(n+1)=1.820059e+002;
n=264; farx(n+1)=1.089356e+001; foe(n+1)=8.323986e+001; krok(n+1)=7.258975e-006; ng(n+1)=3.331539e+002;
n=265; farx(n+1)=1.075351e+001; foe(n+1)=8.311397e+001; krok(n+1)=1.666809e-005; ng(n+1)=1.824641e+002;
n=266; farx(n+1)=1.084249e+001; foe(n+1)=8.298985e+001; krok(n+1)=7.265431e-006; ng(n+1)=3.271233e+002;
n=267; farx(n+1)=1.070255e+001; foe(n+1)=8.286456e+001; krok(n+1)=1.684728e-005; ng(n+1)=1.813102e+002;
n=268; farx(n+1)=1.079250e+001; foe(n+1)=8.274068e+001; krok(n+1)=7.258975e-006; ng(n+1)=3.284444e+002;
n=269; farx(n+1)=1.065539e+001; foe(n+1)=8.261840e+001; krok(n+1)=1.636503e-005; ng(n+1)=1.815700e+002;
n=270; farx(n+1)=1.074314e+001; foe(n+1)=8.249781e+001; krok(n+1)=7.265431e-006; ng(n+1)=3.221060e+002;
n=271; farx(n+1)=1.060609e+001; foe(n+1)=8.237590e+001; krok(n+1)=1.657502e-005; ng(n+1)=1.803106e+002;
n=272; farx(n+1)=1.069487e+001; foe(n+1)=8.225547e+001; krok(n+1)=7.258975e-006; ng(n+1)=3.236316e+002;
n=273; farx(n+1)=1.055960e+001; foe(n+1)=8.213651e+001; krok(n+1)=1.621284e-005; ng(n+1)=1.806182e+002;
n=274; farx(n+1)=1.064651e+001; foe(n+1)=8.201828e+001; krok(n+1)=7.204914e-006; ng(n+1)=3.198686e+002;
n=275; farx(n+1)=1.051118e+001; foe(n+1)=8.189817e+001; krok(n+1)=1.664416e-005; ng(n+1)=1.784624e+002;
n=276; farx(n+1)=1.059908e+001; foe(n+1)=8.177979e+001; krok(n+1)=7.172631e-006; ng(n+1)=3.221050e+002;
n=277; farx(n+1)=1.046513e+001; foe(n+1)=8.166183e+001; krok(n+1)=1.643953e-005; ng(n+1)=1.782810e+002;
n=278; farx(n+1)=1.055239e+001; foe(n+1)=8.154514e+001; krok(n+1)=7.172631e-006; ng(n+1)=3.196346e+002;
n=279; farx(n+1)=1.041984e+001; foe(n+1)=8.142874e+001; krok(n+1)=1.630719e-005; ng(n+1)=1.777818e+002;
n=280; farx(n+1)=1.050649e+001; foe(n+1)=8.131368e+001; krok(n+1)=7.172631e-006; ng(n+1)=3.172350e+002;
n=281; farx(n+1)=1.037502e+001; foe(n+1)=8.119881e+001; krok(n+1)=1.621284e-005; ng(n+1)=1.772915e+002;
n=282; farx(n+1)=1.046139e+001; foe(n+1)=8.108506e+001; krok(n+1)=7.172631e-006; ng(n+1)=3.156277e+002;
n=283; farx(n+1)=1.033178e+001; foe(n+1)=8.097197e+001; krok(n+1)=1.597838e-005; ng(n+1)=1.769852e+002;
n=284; farx(n+1)=1.041673e+001; foe(n+1)=8.086032e+001; krok(n+1)=7.156975e-006; ng(n+1)=3.118623e+002;
n=285; farx(n+1)=1.028695e+001; foe(n+1)=8.074754e+001; krok(n+1)=1.621284e-005; ng(n+1)=1.757665e+002;
n=286; farx(n+1)=1.037229e+001; foe(n+1)=8.063579e+001; krok(n+1)=7.086051e-006; ng(n+1)=3.139233e+002;
n=287; farx(n+1)=1.024299e+001; foe(n+1)=8.052337e+001; krok(n+1)=1.635753e-005; ng(n+1)=1.745937e+002;
n=288; farx(n+1)=1.032840e+001; foe(n+1)=8.041217e+001; krok(n+1)=7.051810e-006; ng(n+1)=3.142360e+002;
n=289; farx(n+1)=1.020003e+001; foe(n+1)=8.030086e+001; krok(n+1)=1.633359e-005; ng(n+1)=1.738909e+002;
n=290; farx(n+1)=1.028530e+001; foe(n+1)=8.019074e+001; krok(n+1)=7.048309e-006; ng(n+1)=3.131183e+002;
n=291; farx(n+1)=1.015783e+001; foe(n+1)=8.008122e+001; krok(n+1)=1.621284e-005; ng(n+1)=1.736100e+002;
n=292; farx(n+1)=1.024239e+001; foe(n+1)=7.997222e+001; krok(n+1)=7.005815e-006; ng(n+1)=3.118480e+002;
n=293; farx(n+1)=1.011563e+001; foe(n+1)=7.986281e+001; krok(n+1)=1.635753e-005; ng(n+1)=1.723261e+002;
n=294; farx(n+1)=1.020020e+001; foe(n+1)=7.975456e+001; krok(n+1)=6.986434e-006; ng(n+1)=3.115762e+002;
n=295; farx(n+1)=1.007477e+001; foe(n+1)=7.964657e+001; krok(n+1)=1.622543e-005; ng(n+1)=1.718449e+002;
n=296; farx(n+1)=1.015856e+001; foe(n+1)=7.953984e+001; krok(n+1)=6.975132e-006; ng(n+1)=3.092081e+002;
n=297; farx(n+1)=1.003377e+001; foe(n+1)=7.943276e+001; krok(n+1)=1.625776e-005; ng(n+1)=1.710739e+002;
n=298; farx(n+1)=1.011771e+001; foe(n+1)=7.932678e+001; krok(n+1)=6.971762e-006; ng(n+1)=3.088567e+002;
n=299; farx(n+1)=9.994884e+000; foe(n+1)=7.922167e+001; krok(n+1)=1.595012e-005; ng(n+1)=1.709653e+002;
n=300; farx(n+1)=1.007753e+001; foe(n+1)=7.911788e+001; krok(n+1)=6.986564e-006; ng(n+1)=3.045295e+002;

figure; semilogy(farx,'b'); hold on; semilogy(foe,'r'); xlabel('Iteracje'); ylabel('Earx, Eoe'); legend('Earx','Eoe'); title('Uczenie predyktora OE');
figure; subplot(2,1,1); semilogy(krok); xlabel('Iteracje'); ylabel('Krok');
subplot(2,1,2); semilogy(ng); xlabel('Iteracje'); ylabel('Norma gradientu');
Earx=farx(n+1)
Eoe=foe(n+1)
